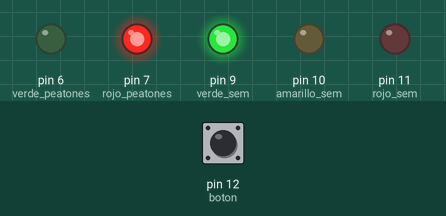
A sketch run on a simulated Arduino Uno, built with avr-gcc and run on an emulated ATmega328P. Parts: output pins drawn as LEDs (lit = HIGH). Inputs (shaded band) come from the test bench; at power-on: pin 12 (boton) LOW.

Above: at 1.2 s.
1.3 s: pin 12 (boton) pulled HIGH for 0.15 s
At 1.6 s:
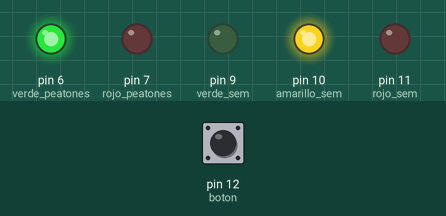
4.4 s: pin 12 (boton) pulled HIGH for 1 s
At 6.0 s:
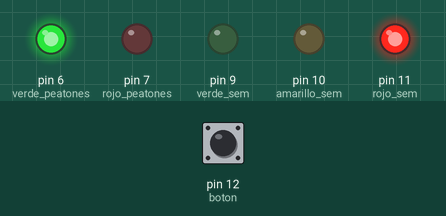
8.4 s: pin 12 (boton) pulled HIGH for 3.2 s
At 11.0 s:
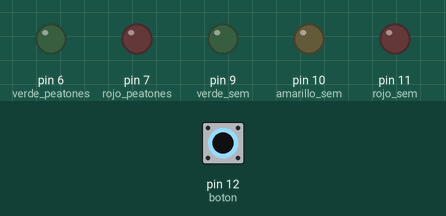
Timing chart, 0 to 15.9 s (numbered marks = the images above; inputs shaded):
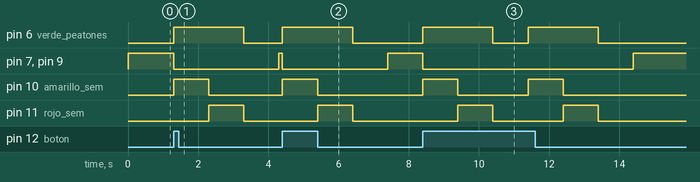

The sketch:

circuito_3.ino
```cpp
/*
Enlace Tinkercad
https://www.tinkercad.com/things/aVf3voD0RnS-circuito-3/editel?sharecode=sIJgj-BU-9ryngiTrJYLNZ9GjYWv7pbMAMjMX5H6ezQ
*/


#define rojo_peatones 7
#define verde_peatones 6

#define verde_sem 9
#define amarillo_sem 10
#define rojo_sem 11

#define boton 12
#define tiempo 1000

int estado = 0;

void setup()
{
    pinMode(rojo_peatones, OUTPUT);
    pinMode(verde_peatones, OUTPUT);
    pinMode(verde_sem, OUTPUT);
    pinMode(amarillo_sem, OUTPUT);
    pinMode(rojo_sem, OUTPUT);
    pinMode(boton, INPUT);
    Serial.begin(9600);
}


void loop()
{
  	digitalWrite(verde_sem, HIGH);
  	digitalWrite(rojo_peatones, HIGH);
    if (digitalRead(boton) == HIGH)
    {
      digitalWrite(verde_sem, LOW);
      digitalWrite(amarillo_sem, HIGH);
      digitalWrite(rojo_peatones, LOW);
      digitalWrite(verde_peatones, HIGH);
      delay(1000);
      digitalWrite(amarillo_sem, LOW);
      digitalWrite(rojo_sem, HIGH);
      delay(1000);
      digitalWrite(rojo_sem, LOW);
      digitalWrite(amarillo_sem, HIGH);
      digitalWrite(verde_peatones,LOW);
      digitalWrite(amarillo_sem, LOW);
      delay(1000);
      //digitalWrite(verde_sem, HIGH);
      //digitalWrite(rojo_peatones, HIGH);
    }
}
```

Measured:
- after the input at 1.3 s, pin 6 (verde_peatones): LOW → HIGH at once, → LOW 2.0 s later; pin 7 (rojo_peatones), pin 9 (verde_sem): HIGH → LOW at once, → HIGH 3.0 s later; pin 10 (amarillo_sem): LOW → HIGH at once, → LOW 1.0 s later; pin 11 (rojo_sem): LOW → HIGH after 1.0 s, → LOW 1.0 s later
- after the input at 4.4 s, pin 6 (verde_peatones): LOW → HIGH at once, → LOW 2.0 s later; pin 7 (rojo_peatones), pin 9 (verde_sem): HIGH → LOW at once, → HIGH 3.0 s later; pin 10 (amarillo_sem): LOW → HIGH at once, → LOW 1.0 s later; pin 11 (rojo_sem): LOW → HIGH after 1.0 s, → LOW 1.0 s later
- after the input at 8.4 s, pin 6 (verde_peatones): alternates HIGH for 2.0 s and LOW for 1.0 s, 4 changes in all, then stays LOW, starting at once; pin 7 (rojo_peatones): HIGH → LOW at once, → HIGH 6.0 s later
